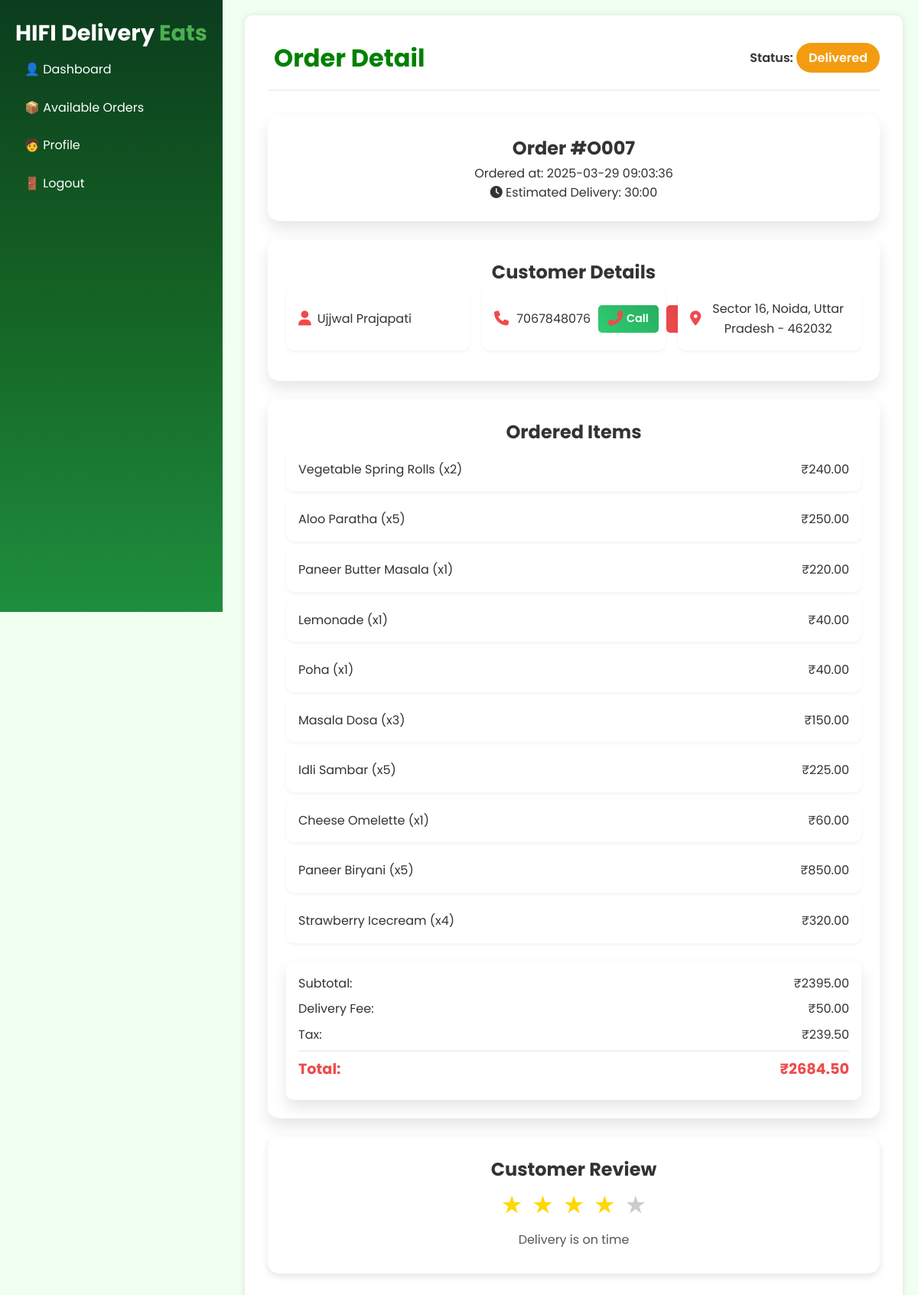
/delivery-partner/order-detail/O007 (signed in), run on the app's committed database.
### models.py (models this page shows, shortened)
class BaseModel(db.Model):
    __abstract__ = True
    PREFIX = None  # each child model must set this

class Order(BaseModel):
    __tablename__ = "orders"
    PREFIX = 'O'
    order_id = db.Column(db.String(10), primary_key=True)
    customer_id = db.Column(db.String(10), db.ForeignKey("customer.customer_id", ondelete="CASCADE"), nullable=False)
    delivery_agent_id = db.Column(db.String(10), db.ForeignKey("delivery_agent.delivery_agent_id", ondelete="SET NULL"), nullable=True)
    delivery_status = db.Column(db.Enum("Pending", "Preparing","Accepted","Picked Up","Out for Delivery", "Delivered", "Cancelled","Refunded","Declined", name="order_status"), nullable=False, default="Pending")
    total_price = db.Column(db.DECIMAL(10, 2), nullable=False)
    delivery_location = db.Column(db.Text, nullable=False)
    created_at = db.Column(db.DateTime, default=datetime.utcnow, nullable=False)
    delivered_at = db.Column(db.DateTime, nullable=True)
    order_feedback = db.Column(db.Integer, nullable=True)
    customer = db.relationship("Customer", back_populates="orders", foreign_keys=[customer_id])
    delivery_agent = db.relationship("DeliveryAgent", back_populates="deliveries")
    order_items = db.relationship("OrderItem", back_populates="order")
    delivery_feedbacks = db.relationship("DeliveryFeedback", back_populates="order")

class Customer(UserMixin, BaseModel):
    __tablename__ = 'customer'
    PREFIX = 'U'
    customer_id = db.Column(db.String(10), primary_key=True)
    username = db.Column(db.String(100))
    email = db.Column(db.String(100), unique=True)
    phone = db.Column(db.Integer, unique=True, nullable=False)
    password = db.Column(db.String(100), nullable=False)
    addresses = db.relationship("Address", back_populates="customer", lazy=True)
    orders = db.relationship("Order", back_populates="customer", foreign_keys="Order.customer_id")
    cart_items = db.relationship("Cart", back_populates="customer")

class Address(BaseModel):
    __tablename__ = 'address'
    PREFIX = 'ADD'
    address_id = db.Column(db.String(10), primary_key=True)
    customer_id = db.Column(db.String(10), db.ForeignKey('customer.customer_id'), nullable=False)
    address_line = db.Column(db.String(255), nullable=False)
    city = db.Column(db.String(50), nullable=False)
    state = db.Column(db.String(50), nullable=False)
    zip_code = db.Column(db.String(20), nullable=False)
    is_preferred = db.Column(db.Boolean, default=False)
    customer = db.relationship("Customer", back_populates="addresses")

class OrderItem(BaseModel):
    __tablename__ = "order_item"
    PREFIX = 'OI'
    order_item_id = db.Column(db.String(10), primary_key=True)
    order_id = db.Column(db.String(10), db.ForeignKey("orders.order_id", ondelete="CASCADE"), nullable=False)
    menu_item_id = db.Column(db.String(10), db.ForeignKey("menu_items.menu_item_id", ondelete="CASCADE"), nullable=False)
    quantity = db.Column(db.Integer, nullable=False)
    price = db.Column(db.DECIMAL(10, 2), nullable=False)
    order = db.relationship("Order", back_populates="order_items")
    menu_item = db.relationship("MenuItem", back_populates="order_items")

class MenuItem(BaseModel):
    __tablename__ = "menu_items"
    PREFIX = 'MI'
    menu_item_id = db.Column(db.String(10), primary_key=True)
    name = db.Column(db.String(255), nullable=False, unique=True)
    description = db.Column(db.Text, nullable=False)
    price = db.Column(db.DECIMAL(10, 2), nullable=False)
    image_url = db.Column(db.String(500), nullable=False)
    category_id = db.Column(db.String(10), db.ForeignKey("categories.category_id", ondelete="CASCADE"), nullable=False)
    subcategory_id = db.Column(db.String(10), db.ForeignKey("subcategories.subcategory_id", ondelete="CASCADE"), nullable=False)
    nutrient_value = db.Column(db.String(255), nullable=False)
    calorie_count = db.Column(db.Integer, nullable=False)
    is_best_seller = db.Column(db.Boolean, default=False)
    is_out_of_stock = db.Column(db.Boolean, default=False)
    discount_percentage = db.Column(db.DECIMAL(5, 2), nullable=True)
    stock_available = db.Column(db.Integer, default=100)
    scheduled_update_time = db.Column(db.DateTime, nullable=True, default=datetime.utcnow)
    pending_update = db.Column(db.Text, nullable=True)  # JSON string for pending changes
    category = db.relationship("Category", back_populates="menu_items")
    subcategory = db.relationship("Subcategory", back_populates="menu_items")
    order_items = db.relationship("OrderItem", back_populates="menu_item")
    cart_items = db.relationship("Cart", back_populates="menu_item")

class DeliveryFeedback(BaseModel):
    __tablename__ = 'delivery_feedback'
    PREFIX = 'DF'
    delivery_feedback_id = db.Column(db.String(10), primary_key=True)
    order_id = db.Column(db.String(10), db.ForeignKey('orders.order_id'), nullable=False)
    delivery_agent_id = db.Column(db.String(10), db.ForeignKey('delivery_agent.delivery_agent_id'), nullable=False)
    rating = db.Column(db.Integer, nullable=False)
    feedback = db.Column(db.Text, nullable=True)
    created_at = db.Column(db.DateTime, default=func.now)
    order = db.relationship("Order", back_populates="delivery_feedbacks")
    delivery_agent = db.relationship("DeliveryAgent", back_populates="delivery_feedbacks")
    def __repr__(self):
        return f'<DeliveryFeedback Order:{self.order_id} Agent:{self.delivery_agent_id} Rating:{self.rating}>'

### routes/delivery_agent_routes.py (the view)
    @app.route('/delivery-partner/order-detail/<string:order_id>')
    def delivery_partner_order_detail(order_id):
        order = (
            db.session.query(Order)
            .options(
                joinedload(Order.customer).joinedload(Customer.addresses),
                joinedload(Order.order_items).joinedload(OrderItem.menu_item)
            )
            .filter(
                Order.delivery_agent_id == current_user.delivery_agent_id,
                Order.order_id == order_id
            )
            .first()
        )
        if not order:
            return "Order not found", 404
        feedback = (
            db.session.query(DeliveryFeedback)
            .filter(
                DeliveryFeedback.delivery_agent_id == current_user.delivery_agent_id,
                DeliveryFeedback.order_id == order_id
            )
            .first()
        )
        print(feedback)
        return render_template("delivery_agent/order_detail.html", user=current_user, order=order, feedback=feedback)

### templates/delivery_agent/order_detail.html (shortened to what this page needs)
{% extends "/delivery_agent/index.html" %} {% block css %}
<link rel="stylesheet" href="/css/delivery_agent/order_detail.css" />
{% endblock css %} {% block content %}
<header>
  <div class="logo">
    <h1>Order Detail</h1>
  </div>
  <div class="order-status">
    <span class="status-label">Status:</span>
    <span class="status-value" id="orderStatus"
      >{% if order.delivery_status == "Preparing" %}Action Pending{% else %}{{ order.delivery_status }}{% endif %}</span
    >
  </div>
</header>
<main>
  <section class="order-info card">
    <h2>Order #{{ order.order_id }}</h2>
    <p class="order-time">
      Ordered at:
      <span id="orderTime"
        >{{ order.created_at.strftime('%Y-%m-%d %H:%M:%S') }}</span
      >
    </p>
    <div class="estimated-delivery">
      <i class="fas fa-clock"></i>
      <span>Estimated Delivery: </span>
      <span id="estimatedDelivery">30:00</span>
    </div>
  </section>
  <section class="customer-info card">
    <h2>Customer Details</h2>
    <div class="info-grid">
      <div class="info-item">
        <i class="fas fa-user"></i>
        <p id="customerName">{{ order.customer.username }}</p>
      </div>
      <div class="info-item phone-info">
        <i class="fas fa-phone"></i>
        <p id="customerPhone">{{ order.customer.phone }}</p>
        <div class="phone-actions">
          <a href="tel:{{ order.customer.phone }}" class="btn btn-call">
            <i class="fas fa-phone-alt"></i> Call
          </a>
          <a href="sms:{{ order.customer.phone }}" class="btn btn-text">
          </a>
        </div>
      </div>
      <div class="info-item">
        <i class="fas fa-map-marker-alt"></i>
        <p id="customerAddress">
          {% if order.customer.addresses %} {{ order.customer.addresses[0].address_line
          }}, {{ order.customer.addresses[0].city }}, {{
          order.customer.addresses[0].state }} - {{ order.customer.addresses[0].zip_code
          }} {% else %} No address provided. {% endif %}
        </p>
      </div>
    </div>
  </section>
  <section class="order-items card">
    <h2>Ordered Items</h2>
    <ul id="itemList">
      {% for item in order.order_items %}
      <li>
        <span>{{ item.menu_item.name }} (x{{ item.quantity }})</span>
        <span>₹{{ '%.2f' | format(item.price * item.quantity) }}</span>
      </li>
      {% else %}
      <li>No items found.</li>
      {% endfor %}
    </ul>
    {% set ns = namespace(subtotal=0) %}
    {% for item in order.order_items %}
        {% set ns.subtotal = ns.subtotal + (item.price * item.quantity) %}
    {% endfor %}
    {% set delivery_fee = 50 %}
    {% set tax = ns.subtotal|float * 0.1 %}
    {% set total = ns.subtotal|float + delivery_fee + tax %}
    <div class="order-summary">
      <div class="summary-item">
        <span>Subtotal:</span>
        <span id="subtotal">₹{{ '%.2f' | format(ns.subtotal) }}</span>
      </div>
      <div class="summary-item">
        <span>Delivery Fee:</span>
        <span id="deliveryFee">₹{{ '%.2f' | format(delivery_fee) }}</span>
      </div>
      <div class="summary-item">
        <span>Tax:</span>
        <span id="tax">₹{{ '%.2f' | format(tax) }}</span>
      </div>
      <div class="summary-item total">
        <span>Total:</span>
        <span id="orderTotal">₹{{ '%.2f' | format(total) }}</span>
      </div>
    </div>
  </section>
   {% if order.delivery_status == "Delivered" %}
  <section class="customer-review">
    <h2>Customer Review</h2>
    <div class="review-container">
      <div class="stars" id="starDisplay">
        {% for i in range(1, 6) %}
        <span
          class="star{% if feedback and i <= feedback.rating %} filled{% endif %}"
          data-value="{{ i }}"
          >&#9733;</span
        >
        {% endfor %}
      </div>
      <p id="reviewText">
        {% if feedback and feedback.feedback %} {{ feedback.feedback }} {% else
        %} No review provided yet. {% endif %}
      </p>
    </div>
  </section>
  {% endif %}
</main>
{% endblock content %}

### static/css/delivery_agent/index.css (style rules this page uses)
body { font-family: 'Poppins', sans-serif; margin: 0; background: #f0fff0; }
header { display: flex; justify-content: space-between; align-items: center; padding-bottom: 20px; border-bottom: 2px solid #ddd; }
.card { background: #f1f2f6; padding: 20px; border-radius: 10px; box-shadow: 2px 2px 10px rgba(0,0,0,0.1); flex: 1; text-align: center; transition: 0.3s; }
.status-value { font-weight: bold; }

### static/css/delivery_agent/order_detail.css (style rules this page uses)
:root { --primary-color: #ee4b4b; --primary-dark: #d63f3f; --secondary-color: #333333; --success-color: #2ecc71; --success-dark: #27ae60; --warning-color: #f39c12; --danger-color: #e74c3c; --danger-dark: #c0392b; --text-color: #333333; --bg-color: #f0fff0; --card-bg: #ffffff; --shadow: 0 10px 20px rgba(0, 0, 0, 0.1); }
* { margin: 0; padding: 0; box-sizing: border-box; }
body { font-family: 'Poppins', sans-serif; background: var(--bg-color); color: var(--text-color); line-height: 1.6; }
.card { background: white; padding: 1.5rem; border-radius: 15px; box-shadow: var(--shadow); margin-bottom: 1.5rem; }
header { display: flex; justify-content: space-between; align-items: center; margin-bottom: 2rem; padding-bottom: 1rem; border-bottom: 2px solid #f0f0f0; }
.logo { display: flex; align-items: center; gap: 0.5rem; }
h1 { font-size: 2rem; color: green; }
.order-status { font-size: 1rem; }
.status-label { font-weight: 600; }
.status-value { padding: 0.5rem 1rem; border-radius: 20px; background-color: var(--warning-color); color: white; font-weight: 600; }
.info-grid { display: grid; grid-template-columns: repeat(auto-fit, minmax(200px, 1fr)); gap: 1rem; margin-bottom: 1rem; }
.info-item { display: flex; align-items: center; gap: 0.5rem; background-color: white; padding: 1rem; border-radius: 10px; box-shadow: 0 2px 4px rgba(0, 0, 0, 0.05); }
.info-item i { font-size: 1.2rem; color: var(--primary-color); }
.order-items ul { list-style-type: none; }
.order-items li { display: flex; justify-content: space-between; align-items: center; padding: 1rem; background-color: white; border-radius: 10px; margin-bottom: 0.5rem; box-shadow: 0 2px 4px rgba(0, 0, 0, 0.05); }
.order-summary { margin-top: 1.5rem; background-color: white; padding: 1rem; border-radius: 10px; box-shadow: var(--shadow); }
.summary-item { display: flex; justify-content: space-between; margin-bottom: 0.5rem; }
.summary-item.total { font-weight: 700; font-size: 1.2rem; color: var(--primary-color); border-top: 2px solid #f0f0f0; padding-top: 0.5rem; margin-top: 0.5rem; }
.btn { display: inline-block; padding: 0.75rem 1.5rem; border: none; border-radius: 25px; font-size: 1rem; font-weight: 600; text-align: center; cursor: pointer; transition: all 0.3s ease; flex: 1; color: #fff; background: #ccc; }
.phone-info { display: flex; align-items: center; gap: 10px; }
.phone-actions { display: flex; gap: 10px; margin-left: auto; }
.phone-actions .btn { padding: 0.4rem 0.8rem; font-size: 0.9rem; text-decoration: none; border-radius: 5px; display: flex; align-items: center; gap: 5px; }
.btn-call { background: linear-gradient(45deg, var(--success-color), var(--success-dark)); color: white; }
.btn-text { background: linear-gradient(45deg, var(--primary-color), var(--primary-dark)); color: white; }
.customer-review { text-align: center; padding: 1.5rem; max-width: auto; margin: 1.5rem auto; border-radius: 15px; background: white; box-shadow: 0 4px 10px rgba(0, 0, 0, 0.1); }
.review-container { display: flex; flex-direction: column; align-items: center; }
.stars { font-size: 2rem; color: #ccc; margin-bottom: 0.5rem; }
.star { cursor: pointer; margin: 0 0.1rem; transition: color 0.3s; }
.star.filled { color: gold; }
#reviewText { font-size: 1rem; color: #555; margin: 0; margin-bottom: 0.5rem; text-align: center; max-width: 250px; overflow: hidden; }

### data on the page
Order: delivery_status "Delivered", order_id "O007", created_at "2025-03-29 09:03:36"
Customer: customer.username "Ujjwal Prajapati", customer.phone "7067848076"
Address: customer "Sector 16", customer "Noida", customer "Uttar Pradesh", customer "462032"
OrderItem: menu_item.name "Vegetable Spring Rolls", quantity "2", item.price*item.quantity "240.00"
OrderItem: menu_item.name "Aloo Paratha", quantity "5", item.price*item.quantity "250.00"
OrderItem: menu_item.name "Paneer Butter Masala", quantity "1", item.price*item.quantity "220.00"
OrderItem: menu_item.name "Lemonade", quantity "1", item.price*item.quantity "40.00"
OrderItem: menu_item.name "Poha", quantity "1", item.price*item.quantity "40.00"
OrderItem: menu_item.name "Masala Dosa", quantity "3", item.price*item.quantity "150.00"
OrderItem: menu_item.name "Idli Sambar", quantity "5", item.price*item.quantity "225.00"
OrderItem: menu_item.name "Cheese Omelette", quantity "1", item.price*item.quantity "60.00"
OrderItem: menu_item.name "Paneer Biryani", quantity "5", item.price*item.quantity "850.00"
OrderItem: menu_item.name "Strawberry Icecream", quantity "4", item.price*item.quantity "320.00"
DeliveryFeedback: feedback "Delivery is on time"

### other printed values
{{ '%.2f' | format(ns.subtotal) }} "2395.00"
{{ '%.2f' | format(delivery_fee) }} "50.00"
{{ '%.2f' | format(tax) }} "239.50"
{{ '%.2f' | format(total) }} "2684.50"
